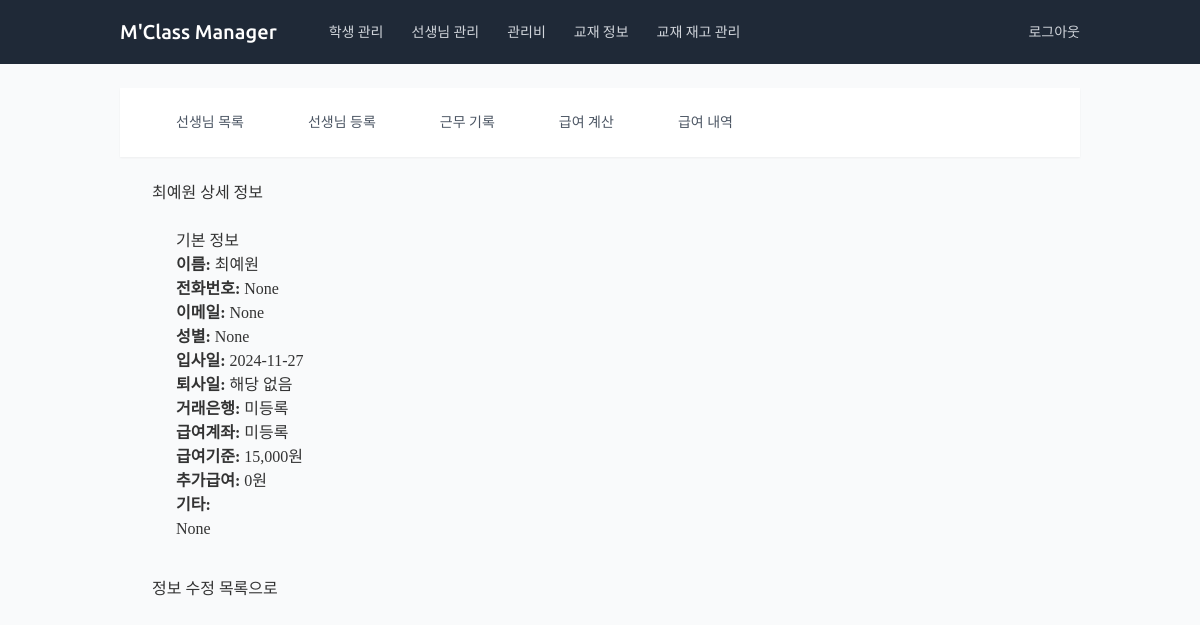
Before: /teachers/26/ (signed in) with the older database file.
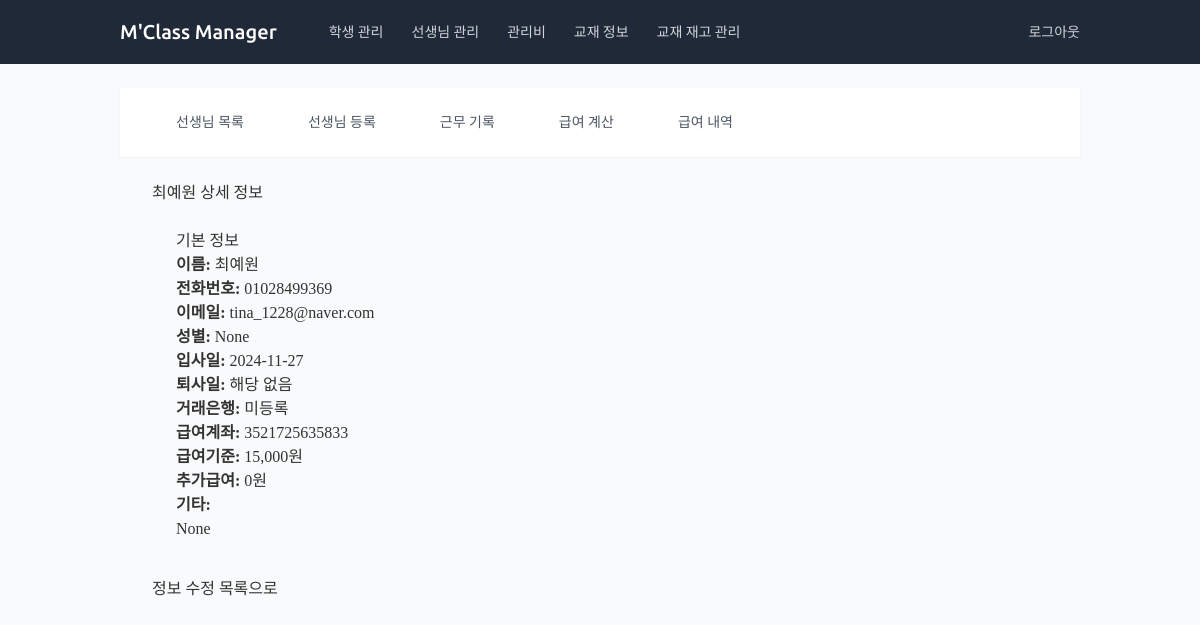
After: the same page with the newer database file.
### teachers/models.py (models this page shows, shortened)
class Teacher(models.Model):
    GENDER_CHOICES = [
        ('M', '남'),
        ('F', '여'),
    ]
    name = models.CharField(max_length=100, verbose_name='이름')
    phone_number = models.CharField(
        max_length=11,
        validators=[validate_phone_number],
        blank=True,
        null=True,
        verbose_name='전화번호'
    )
    email = models.EmailField(blank=True, null=True, verbose_name='이메일')
    gender = models.CharField(max_length=1, choices=GENDER_CHOICES, blank=True, null=True, verbose_name='성별')
    hire_date = models.DateField(blank=True, null=True, verbose_name='입사일')
    resignation_date = models.DateField(null=True, blank=True, verbose_name='퇴사일')
    bank = models.ForeignKey('common.Bank', on_delete=models.SET_NULL, blank=True, null=True, verbose_name='거래은행')
    account_number = models.CharField(max_length=20, blank=True, null=True, verbose_name='급여계좌')
    base_salary = models.IntegerField(blank=True, null=True, verbose_name='급여기준', default=15000)
    additional_salary = models.IntegerField(blank=True, null=True, verbose_name='추가급여', default=0)
    other_info = models.TextField(blank=True, null=True, verbose_name='기타')
    is_active = models.BooleanField(default=True, verbose_name="재직 중")
    extra_field1 = models.CharField(max_length=100, blank=True, null=True, verbose_name='예비1')
    extra_field2 = models.CharField(max_length=100, blank=True, null=True, verbose_name='예비2')
    extra_field3 = models.CharField(max_length=100, blank=True, null=True, verbose_name='예비3')
    extra_field4 = models.CharField(max_length=100, blank=True, null=True, verbose_name='예비4')
    class Meta:
        verbose_name = '교사'
        verbose_name_plural = '교사'

### teachers/views.py (the view)
# urls.py: path('<int:pk>/', views.TeacherDetailView.as_view(), name='teacher_detail'),
class TeacherDetailView(LoginRequiredMixin, DetailView):
    model = Teacher
    template_name = 'teachers/teacher_detail.html'

### teachers/templates/teachers/teacher_detail.html (shortened to what this page needs)
{% extends 'teachers/base_teachers.html' %}
{% load humanize %}
{% block teacher_content %}
<h4>{{ teacher.name }} 상세 정보</h4>
<div class="card">
    <div class="card-body">
        <h5 class="card-title">기본 정보</h5>
        <p><strong>이름:</strong> {{ teacher.name }}</p>
        <p><strong>전화번호:</strong> {{ teacher.phone_number }}</p>
        <p><strong>이메일:</strong> {{ teacher.email }}</p>
        <p><strong>성별:</strong> {{ teacher.get_gender_display }}</p>
        <p><strong>입사일:</strong> {{ teacher.hire_date|date:"Y-m-d" }}</p>
        <p><strong>퇴사일:</strong> {{ teacher.resignation_date|date:"Y-m-d"|default:"해당 없음" }}</p>
        <p><strong>거래은행:</strong> {{ teacher.bank.name|default:"미등록" }}</p>
        <p><strong>급여계좌:</strong> {{ teacher.account_number|default:"미등록" }}</p>
        <p><strong>급여기준:</strong> {{ teacher.base_salary|default:"0"|intcomma }}원</p>
        <p><strong>추가급여:</strong> {{ teacher.additional_salary|default:"0"|intcomma }}원</p>
        <p><strong>기타:</strong> {{ teacher.other_info|linebreaks|default:"없음" }}</p>
    </div>
</div>
<div class="mt-3">
    <a href="{% url 'teachers:teacher_update' teacher.id %}" class="btn btn-primary">정보 수정</a>
    <a href="{% url 'teachers:teacher_list' %}" class="btn btn-secondary">목록으로</a>
</div>
{% endblock %}

Changed rows visible on the page:
changed Teacher "최예원": phone_number "None" → "01028499369"; email "None" → "tina_1228@naver.com"; account_number "미등록" → "3521725635833"
